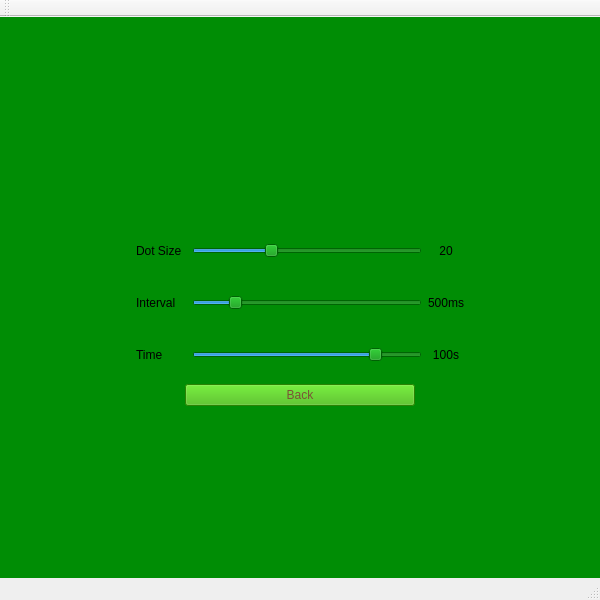
<?xml version="1.0" encoding="UTF-8"?>
<ui version="4.0">
 <class>settingsClass</class>
 <widget class="QMainWindow" name="settingsClass">
  <property name="geometry">
   <rect>
    <x>0</x>
    <y>0</y>
    <width>600</width>
    <height>600</height>
   </rect>
  </property>
  <property name="windowTitle">
   <string>settings</string>
  </property>
  <widget class="QWidget" name="centralWidget">
   <property name="styleSheet">
    <string notr="true">background-color: rgb(0, 141, 5);</string>
   </property>
   <widget class="QFrame" name="frameButtons">
    <property name="geometry">
     <rect>
      <x>125</x>
      <y>200</y>
      <width>350</width>
      <height>200</height>
     </rect>
    </property>
    <property name="sizePolicy">
     <sizepolicy hsizetype="Fixed" vsizetype="Fixed">
      <horstretch>0</horstretch>
      <verstretch>0</verstretch>
     </sizepolicy>
    </property>
    <property name="layoutDirection">
     <enum>Qt::LayoutDirection::LeftToRight</enum>
    </property>
    <property name="styleSheet">
     <string notr="true"/>
    </property>
    <layout class="QVBoxLayout" name="verticalLayout">
     <property name="sizeConstraint">
      <enum>QLayout::SizeConstraint::SetDefaultConstraint</enum>
     </property>
     <item>
      <layout class="QHBoxLayout" name="horizontalLayout">
       <item>
        <widget class="QLabel" name="label">
         <property name="sizePolicy">
          <sizepolicy hsizetype="Fixed" vsizetype="Preferred">
           <horstretch>0</horstretch>
           <verstretch>0</verstretch>
          </sizepolicy>
         </property>
         <property name="minimumSize">
          <size>
           <width>50</width>
           <height>0</height>
          </size>
         </property>
         <property name="baseSize">
          <size>
           <width>9</width>
           <height>0</height>
          </size>
         </property>
         <property name="text">
          <string>Dot Size</string>
         </property>
        </widget>
       </item>
       <item>
        <widget class="QSlider" name="sliderDotSize">
         <property name="sizePolicy">
          <sizepolicy hsizetype="Fixed" vsizetype="Fixed">
           <horstretch>0</horstretch>
           <verstretch>0</verstretch>
          </sizepolicy>
         </property>
         <property name="minimumSize">
          <size>
           <width>230</width>
           <height>0</height>
          </size>
         </property>
         <property name="minimum">
          <number>5</number>
         </property>
         <property name="maximum">
          <number>50</number>
         </property>
         <property name="singleStep">
          <number>5</number>
         </property>
         <property name="pageStep">
          <number>5</number>
         </property>
         <property name="value">
          <number>20</number>
         </property>
         <property name="orientation">
          <enum>Qt::Orientation::Horizontal</enum>
         </property>
         <property name="tickPosition">
          <enum>QSlider::TickPosition::NoTicks</enum>
         </property>
         <property name="tickInterval">
          <number>5</number>
         </property>
        </widget>
       </item>
       <item>
        <widget class="QLabel" name="labelDotSize">
         <property name="text">
          <string>20</string>
         </property>
         <property name="alignment">
          <set>Qt::AlignmentFlag::AlignCenter</set>
         </property>
        </widget>
       </item>
      </layout>
     </item>
     <item>
      <layout class="QHBoxLayout" name="horizontalLayout_6">
       <item>
        <widget class="QLabel" name="label_11">
         <property name="sizePolicy">
          <sizepolicy hsizetype="Fixed" vsizetype="Preferred">
           <horstretch>0</horstretch>
           <verstretch>0</verstretch>
          </sizepolicy>
         </property>
         <property name="minimumSize">
          <size>
           <width>50</width>
           <height>0</height>
          </size>
         </property>
         <property name="text">
          <string>Interval</string>
         </property>
        </widget>
       </item>
       <item>
        <widget class="QSlider" name="sliderInterval">
         <property name="sizePolicy">
          <sizepolicy hsizetype="Fixed" vsizetype="Fixed">
           <horstretch>0</horstretch>
           <verstretch>0</verstretch>
          </sizepolicy>
         </property>
         <property name="minimumSize">
          <size>
           <width>230</width>
           <height>0</height>
          </size>
         </property>
         <property name="minimum">
          <number>200</number>
         </property>
         <property name="maximum">
          <number>2000</number>
         </property>
         <property name="singleStep">
          <number>50</number>
         </property>
         <property name="pageStep">
          <number>50</number>
         </property>
         <property name="value">
          <number>500</number>
         </property>
         <property name="orientation">
          <enum>Qt::Orientation::Horizontal</enum>
         </property>
        </widget>
       </item>
       <item>
        <widget class="QLabel" name="labelInterval">
         <property name="text">
          <string>500ms</string>
         </property>
         <property name="alignment">
          <set>Qt::AlignmentFlag::AlignCenter</set>
         </property>
        </widget>
       </item>
      </layout>
     </item>
     <item>
      <layout class="QHBoxLayout" name="horizontalLayout_7">
       <item>
        <widget class="QLabel" name="label_12">
         <property name="sizePolicy">
          <sizepolicy hsizetype="Fixed" vsizetype="Preferred">
           <horstretch>0</horstretch>
           <verstretch>0</verstretch>
          </sizepolicy>
         </property>
         <property name="minimumSize">
          <size>
           <width>50</width>
           <height>0</height>
          </size>
         </property>
         <property name="text">
          <string>Time</string>
         </property>
        </widget>
       </item>
       <item>
        <widget class="QSlider" name="sliderTime">
         <property name="sizePolicy">
          <sizepolicy hsizetype="Fixed" vsizetype="Fixed">
           <horstretch>0</horstretch>
           <verstretch>0</verstretch>
          </sizepolicy>
         </property>
         <property name="minimumSize">
          <size>
           <width>230</width>
           <height>0</height>
          </size>
         </property>
         <property name="minimum">
          <number>10</number>
         </property>
         <property name="maximum">
          <number>120</number>
         </property>
         <property name="singleStep">
          <number>10</number>
         </property>
         <property name="value">
          <number>100</number>
         </property>
         <property name="orientation">
          <enum>Qt::Orientation::Horizontal</enum>
         </property>
        </widget>
       </item>
       <item>
        <widget class="QLabel" name="labelTime">
         <property name="text">
          <string>100s</string>
         </property>
         <property name="alignment">
          <set>Qt::AlignmentFlag::AlignCenter</set>
         </property>
        </widget>
       </item>
      </layout>
     </item>
     <item alignment="Qt::AlignmentFlag::AlignHCenter">
      <widget class="QPushButton" name="buttonBack">
       <property name="sizePolicy">
        <sizepolicy hsizetype="Fixed" vsizetype="Fixed">
         <horstretch>0</horstretch>
         <verstretch>0</verstretch>
        </sizepolicy>
       </property>
       <property name="minimumSize">
        <size>
         <width>230</width>
         <height>0</height>
        </size>
       </property>
       <property name="layoutDirection">
        <enum>Qt::LayoutDirection::LeftToRight</enum>
       </property>
       <property name="styleSheet">
        <string notr="true">background-color: rgb(60, 182, 4);
color: rgb(122, 84, 53);</string>
       </property>
       <property name="text">
        <string>Back</string>
       </property>
      </widget>
     </item>
    </layout>
   </widget>
  </widget>
  <widget class="QMenuBar" name="menuBar">
   <property name="geometry">
    <rect>
     <x>0</x>
     <y>0</y>
     <width>600</width>
     <height>21</height>
    </rect>
   </property>
  </widget>
  <widget class="QToolBar" name="mainToolBar">
   <attribute name="toolBarArea">
    <enum>TopToolBarArea</enum>
   </attribute>
   <attribute name="toolBarBreak">
    <bool>false</bool>
   </attribute>
  </widget>
  <widget class="QStatusBar" name="statusBar"/>
 </widget>
 <layoutdefault spacing="6" margin="11"/>
 <resources/>
 <connections/>
</ui>
